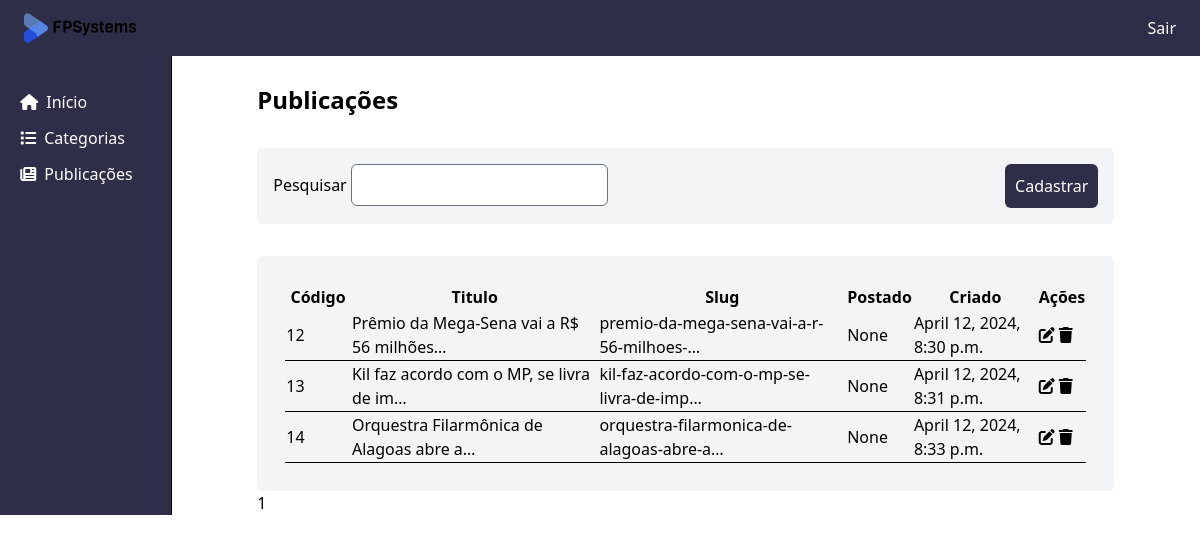
Page /articles/ (signed in) on the earlier database version.
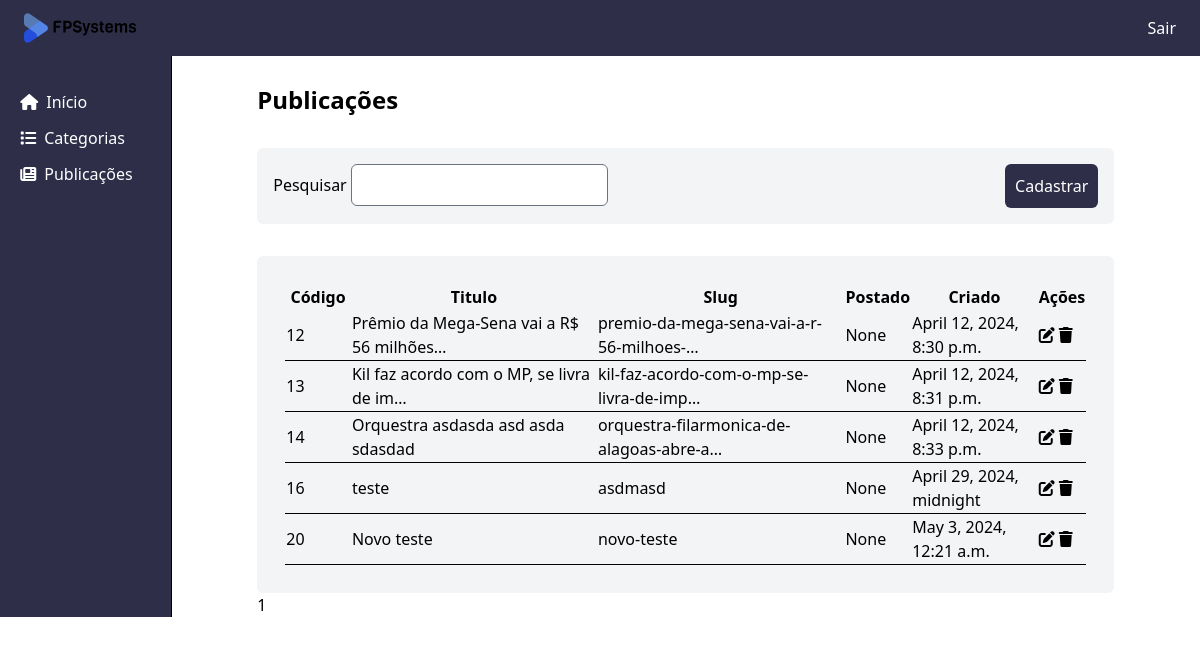
Same page on the later database version.
### news/models.py (models this page shows)
class Article(models.Model):
    title = models.CharField(max_length=100)
    subtitle = models.CharField(max_length=100, null=True)
    text = RichTextField(blank=True, null=True)
    slug = models.TextField(50)
    posted = models.DateTimeField(null=True)
    thumb = models.ImageField(upload_to='img', null=True)
    timestamp = models.DateTimeField(auto_now_add=True)
    highlight = models.BooleanField(default=False)
    category = models.ForeignKey(Category, on_delete=models.CASCADE, null=True)
    viewCount = models.IntegerField(default=0)

### news/views.py (the view)
# urls.py: path('articles/', views.get_articles, name='articles'),
@login_required(login_url='login')
def get_articles(request):
    articles = Article.objects.all()
    current_page = request.GET.get('page')
    paginator = Paginator(articles, 10)
    page = paginator.get_page(current_page)
    return render(request, 'news/Articles/Index.html',
                  context={'page': page})

### templates/news/Articles/Index.html (shortened to what this page needs)
{% extends "news/Main.html" %}
{% block content %}
    <div class="max-w-10/12 w-10/12">
        <header class="text-2xl font-bold">
            Publicações
        </header>
        <div class="search-header">
            <div class="">
                <label>Pesquisar</label>
                <input class="rounded-md" type="text"/>
            </div>
            <a href={% url 'createArticles' %}>
                <button class="button-primary">Cadastrar</button>
        </div>
        <div class="table-container">
            <table class="custom-table">
                <thead>
                <th>Código</th>
                <th>Titulo</th>
                <th>Slug</th>
                <th>Postado</th>
                <th>Criado</th>
                <th>Ações</th>
                </thead>
                <tbody>
                {% for article in page.object_list %}
                    <tr class=" border-b border-black">
                        <td class="w-1/12">
                            {{ article.id }}
                        </td>
                        <td class="w-4/12">
                            {{ article.title | truncatechars:40 }}
                        </td>
                        <td class="w-4/12">
                            {{ article.slug | truncatechars:40 }}
                        </td>
                        <td class="w-1/12">
                            {{ article.posted }}
                        </td>
                        <td class="w-2/12">
                            {{ article.timestamp }}
                        </td>
                        <td class="w-1/12">
                            <a href={% url 'editArticles' article.id %}><i class="fa-solid fa-pen-to-square"></i> </a>
                            <a href={% url 'deleteArticles' article.id %}><i class="fa-solid fa-trash"></i> </a>
                        </td>
                    </tr>
                {% endfor %}
                </tbody>
            </table>
        </div>
    {% for page_number in page.paginator.page_range %}
        <a href="?page={{ page_number }}"> {{ page_number}} </a>
    {% endfor %}
    </div>
{% endblock %}

Differences in the rows shown:
changed Article "orquestra-filarmonica-de-alagoas-abre-a…": title "Orquestra Filarmônica de Alagoas abre a…" → "Orquestra asdasda asd asda sdasdad"
added Article: id "16", title "teste", slug "asdmasd", posted "None", timestamp "April 29, 2024, midnight"
added Article: id "20", title "Novo teste", slug "novo-teste", posted "None", timestamp "May 3, 2024, 12:21 a.m."
